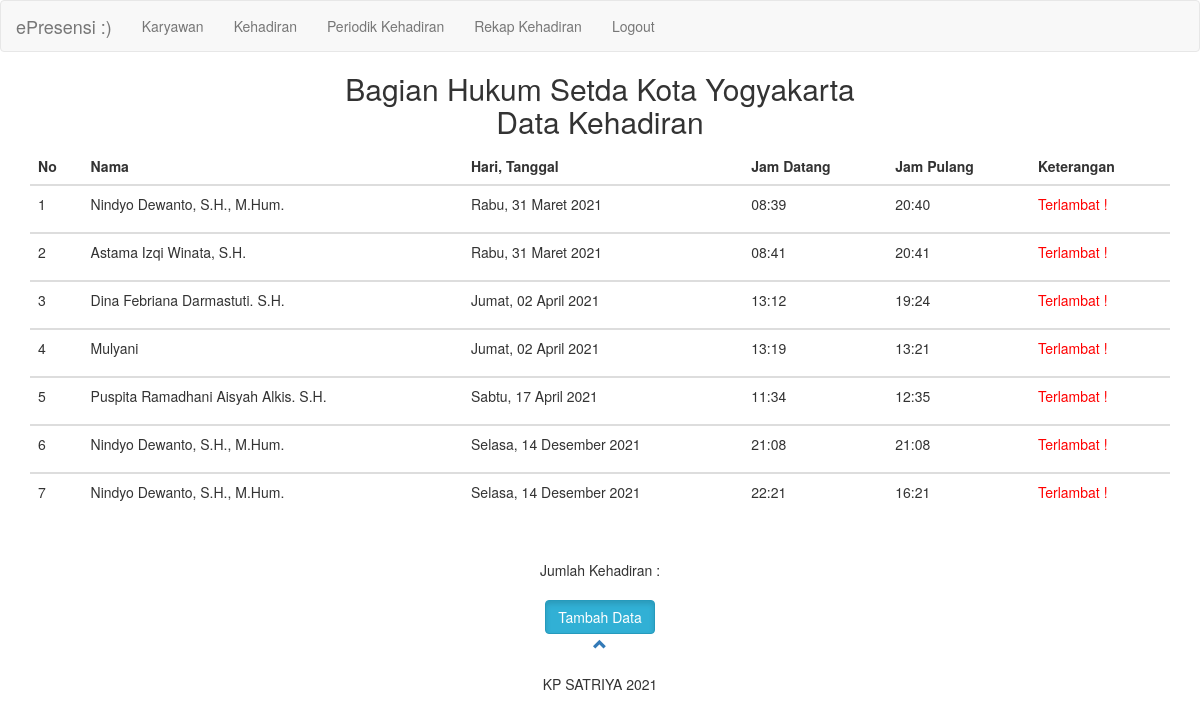
Page /kehadiranp.php on the committed database.
### tables this page shows
CREATE TABLE `kehadiran` (
  `id_kehadiran` int(11) NOT NULL AUTO_INCREMENT,
  `id_karyawan` int(11) NOT NULL,
  `tanggal` date NOT NULL,
  `jam_datang` time NOT NULL,
  `jam_pulang` time NOT NULL,
  PRIMARY KEY (`id_kehadiran`)
);

CREATE TABLE `karyawan` (
  `id_karyawan` int(11) NOT NULL AUTO_INCREMENT,
  `nama` varchar(50) NOT NULL,
  `jenis_kelamin` varchar(15) NOT NULL,
  `jabatan` varchar(30) NOT NULL,
  `nohp` varchar(13) NOT NULL,
  `alamat` varchar(100) NOT NULL,
  PRIMARY KEY (`id_karyawan`)
);

### functions/fungsi.php (called while the page is built, shortened)
<?php
function tanggal_indo($tanggal, $cetak_hari = false)
{
$hari = array ( 1 =>    'Senin',
    'Selasa',
    'Rabu',
    'Kamis',
    'Jumat',
    'Sabtu',
    'Minggu'
  );
$bulan = array (1 =>   'Januari',
    'Februari',
    'Maret',
    'April',
    'Mei',
    'Juni',
    'Juli',
    'Agustus',
    'September',
    'Oktober',
    'November',
    'Desember'
  );
$split 	  = explode('-', $tanggal);
$tgl_indo = $split[2] . ' ' . $bulan[ (int)$split[1] ] . ' ' . $split[0];
if ($cetak_hari) {
$num = date('N', strtotime($tanggal));
return $hari[$num] . ', ' . $tgl_indo;
}
return $tgl_indo;
}
 ?>

### kehadiranp.php (the view, shortened to what this page needs)
<?php
require_once 'core/init.php';
require_once 'view/header.php'; ?>
<h2 align="center">Bagian Hukum Setda Kota Yogyakarta<br> Data Kehadiran</h2>
<?php
if(isset($_GET['id'])){
    $id = $_GET['id'];
    $data = mysqli_query($koneksi,"SELECT * FROM kehadiran join karyawan on kehadiran.id_karyawan=karyawan.id_karyawan where kehadiran.id_karyawan = $id");
    $result=mysqli_query($koneksi,"SELECT COUNT(id_karyawan) AS total FROM kehadiran where id_karyawan=$id");
  }else{
    $data = mysqli_query($koneksi,"SELECT * FROM kehadiran join karyawan on kehadiran.id_karyawan=karyawan.id_karyawan");
  }
?>
<div class="container">
<div class="table-responsive">
<table class="table">
  <thead>
  <tr>
    <th>No</th>
    <th>Nama</th>
    <th>Hari, Tanggal</th>
    <th>Jam Datang</th>
    <th>Jam Pulang</th>
    <th>Keterangan</th>
  </tr>
</thead>
<?php
  $no = 1;
  while($d = mysqli_fetch_array($data)){
  ?>
  <tbody>
  <tr>
    <td><?php echo $no++; ?></td>
    <td><?php echo $d['nama']; ?></td>
      <td>
    <?php
    $tanggal = $d['tanggal'];
    echo tanggal_indo ($tanggal, true);
?>
  </td>
  <td>
  <?php
  $jamdatang = $d['jam_datang'];
  echo date("H:i", strtotime($jamdatang));
  ?></td>
  <td>
    <?php
    $jampulang = $d['jam_pulang'];
    echo date("H:i", strtotime($jampulang));
    ?>
  </td>
  <td>
    <?php
    $offtime = date("06:00");
    $ontime = date("07:10");
    $jamdatangp = $d['jam_datang'];
      if($jamdatangp < $ontime && $jamdatangp > $offtime){
        echo "<p style='color:blue'> Tepat Waktu </p>";
      }else {
        echo "<p style='color:red'> Terlambat ! </p>";
      }
      ?>
  </td>
  </tr>
  </tbody>
</div>
</div>
  <?php } ?>
<br>
<center>
  Jumlah Kehadiran :
</center>
<br>
<div align="center">
<a href="tambah_kehadiran.php"><button type="button" class="btn btn-info active">Tambah Data</button></a>
</body>
<?php require_once 'view/footer.php'; ?>

### rows in the picture
kehadiran: id_karyawan.nama "Nindyo Dewanto, S.H., M.Hum.", tanggal "Rabu, 31 Maret 2021", jam_datang "08:39", jam_pulang "20:40", shows "Terlambat !"
kehadiran: id_karyawan.nama "Astama Izqi Winata, S.H.", tanggal "Rabu, 31 Maret 2021", jam_datang "08:41", jam_pulang "20:41", shows "Terlambat !"
kehadiran: id_karyawan.nama "Dina Febriana Darmastuti. S.H.", tanggal "Jumat, 02 April 2021", jam_datang "13:12", jam_pulang "19:24", shows "Terlambat !"
kehadiran: id_karyawan.nama "Mulyani", tanggal "Jumat, 02 April 2021", jam_datang "13:19", jam_pulang "13:21", shows "Terlambat !"
kehadiran: id_karyawan.nama "Puspita Ramadhani Aisyah Alkis. S.H.", tanggal "Sabtu, 17 April 2021", jam_datang "11:34", jam_pulang "12:35", shows "Terlambat !"
kehadiran: id_karyawan.nama "Nindyo Dewanto, S.H., M.Hum.", tanggal "Selasa, 14 Desember 2021", jam_datang "21:08", jam_pulang "21:08", shows "Terlambat !"
kehadiran: id_karyawan.nama "Nindyo Dewanto, S.H., M.Hum.", tanggal "Selasa, 14 Desember 2021", jam_datang "22:21", jam_pulang "16:21", shows "Terlambat !"
